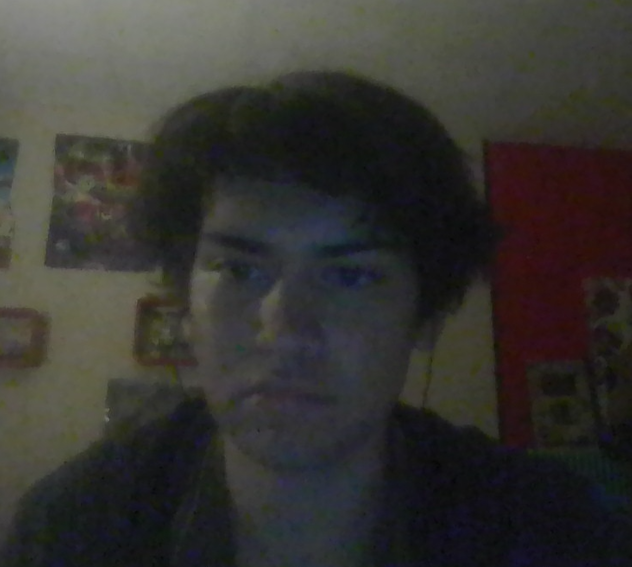
#> input picture Ref_image.png, 632 x 567 px
$ python main.py
#> lines starting #> are read from the running program, lines starting #| are printed output that depends on the picture; after the words box and inside, x2 and y2 are one past the last pixel; in counts of white or black regions, pixels touching at a corner belong together
########################################
#Victor Dalet
#labo ia project
########################################

import cv2
import tello

class Facedetector:
    def __init__(self):
        self.face_detector = cv2.CascadeClassifier(cv2.data.haarcascades + "haarcascade_frontalface_default.xml")
        self.WHITE = (255, 255, 255)
        self.KNOWN_DISTANCE = 20  # centimeter
        self.KNOWN_WIDTH = 18  # centimeter
        self.fonts = cv2.FONT_HERSHEY_COMPLEX
        #self.drone = Drone()
        self.run()
#> in initialization, self.ref_image is the input picture: shape (567, 632, 3); mean B, G, R 49, 52.6, 54.1

    def focal_length(self):
        self.focal_length_found = (self.ref_image_face_width * self.KNOWN_DISTANCE) / self.KNOWN_WIDTH

    def distance_finder(self):
        self.distance = (self.KNOWN_WIDTH * self.focal_length_found) / self.face_width_in_frame

    def face_data(self,image):
        face_width = 0
        gray_image = cv2.cvtColor(image, cv2.COLOR_BGR2GRAY)
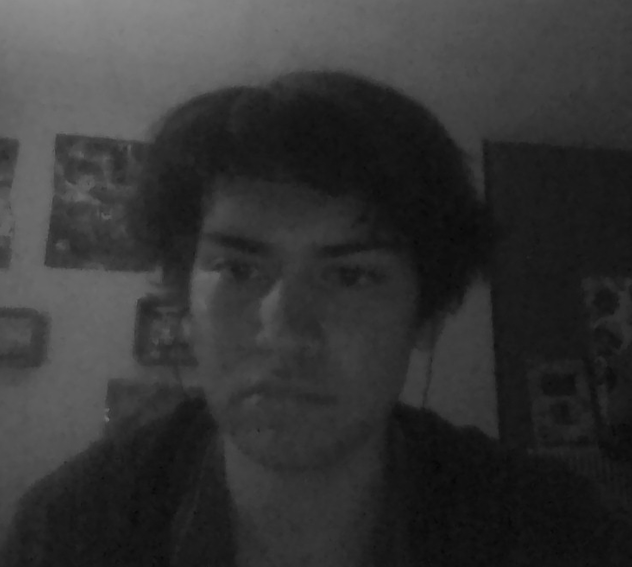
#> gray_image: shape (567, 632); min 5, max 143, mean 52.6
        faces = self.face_detector.detectMultiScale(gray_image, 1.3, 5)
#> faces = [[160, 166, 269, 269]]
        for (x, y, h, w) in faces:
            cv2.rectangle(image, (x, y), (x + w, y + h), self.WHITE, 1)
            face_width = w
#> this loop made 1 pass
#> (x, y, h, w, face_width) on pass 1: (160, 166, 269, 269, 269)
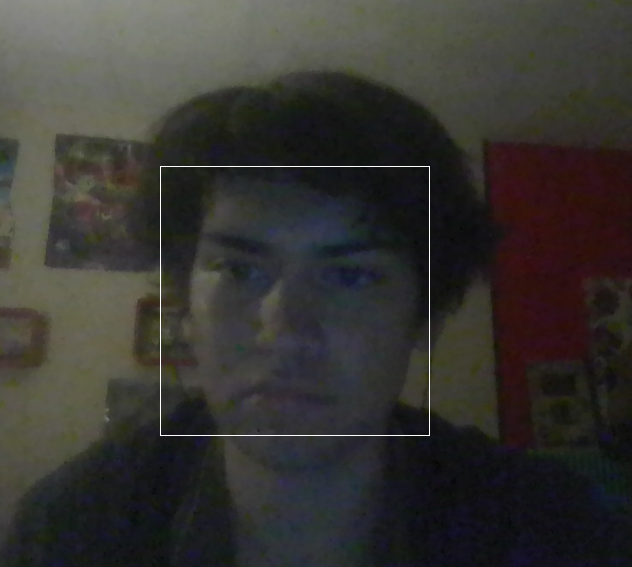
#> image: shape (567, 632, 3); 0.3% of pixels changed, all inside (x1, y1, x2, y2) = (160, 166, 430, 436)
        return face_width

    def initialization(self):
        self.ref_image = cv2.imread("Ref_image.png")
        self.ref_image_face_width = self.face_data(self.ref_image)
#> self.ref_image_face_width = 269
        self.focal_length()
#> in focal_length, `self.focal_length_found = (self.ref_image_face_width * self.KNOWN_DIST..`: self.focal_length_found = 298.9

    def run(self):

        self.initialization()

#> (the run stopped early here; a loop or call above may not have finished)
